Frame 1 (no input): blank canvas, image omitted
Frame 60 (the mouse pressed at the canvas centre just before this capture): blank canvas, image omitted
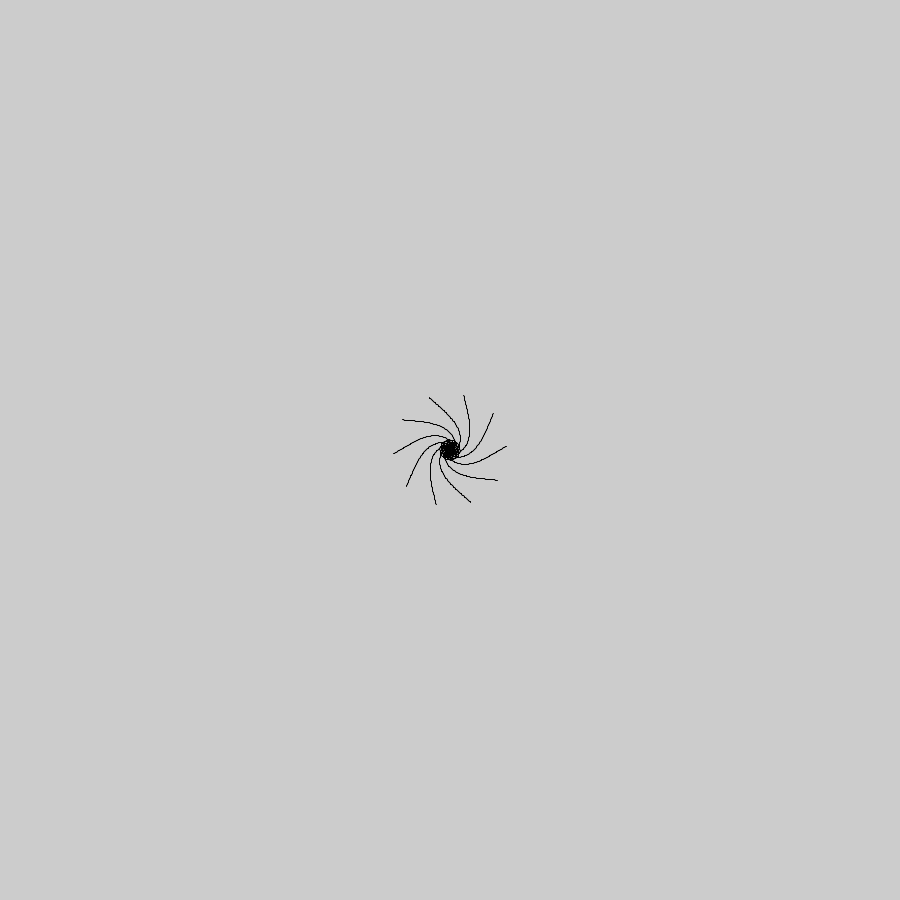
Frame 120 (the mouse held since frame 60 and released just before this capture)

The Processing sketch whose frames 1 and 60 were blank and that drew this single picture after the mouse press (run headless with seeded random() and noise(); from frame 60 on, the mouse is pressed at the canvas centre):

// Processing sketch: processing_3688
// ── processing_3688.pde

float x,y,z,w,b,c,q;void setup(){size(900,900);q=random(1,10);smooth();}void draw(){c++;b=sin(log(c))*q;translate(450,450);z=x+cos(b);w=y+sin(b);for(b=0;b<10;b++){rotate(.628);line(x,y,z,w);}x=z;y=w;}
